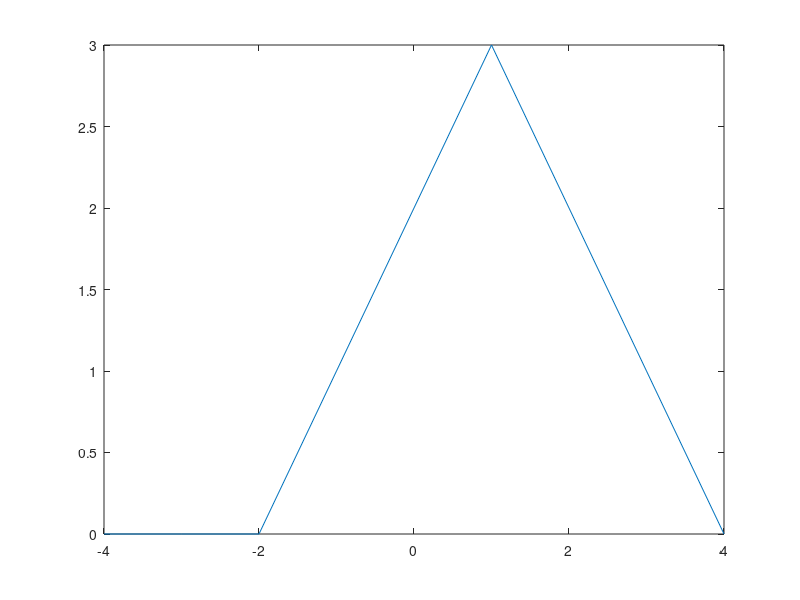

The MATLAB source for this figure:
function [] = testXcorr

rho = zeros(7,1); rho([3,4,5]) = 1;
ae = zeros(7,1); ae([2,3,4]) = 1;

maxlag = 4;
crossCorr = xcorr(rho,ae,maxlag);

figure;
plot((1:length(crossCorr))-maxlag-1, crossCorr)

end